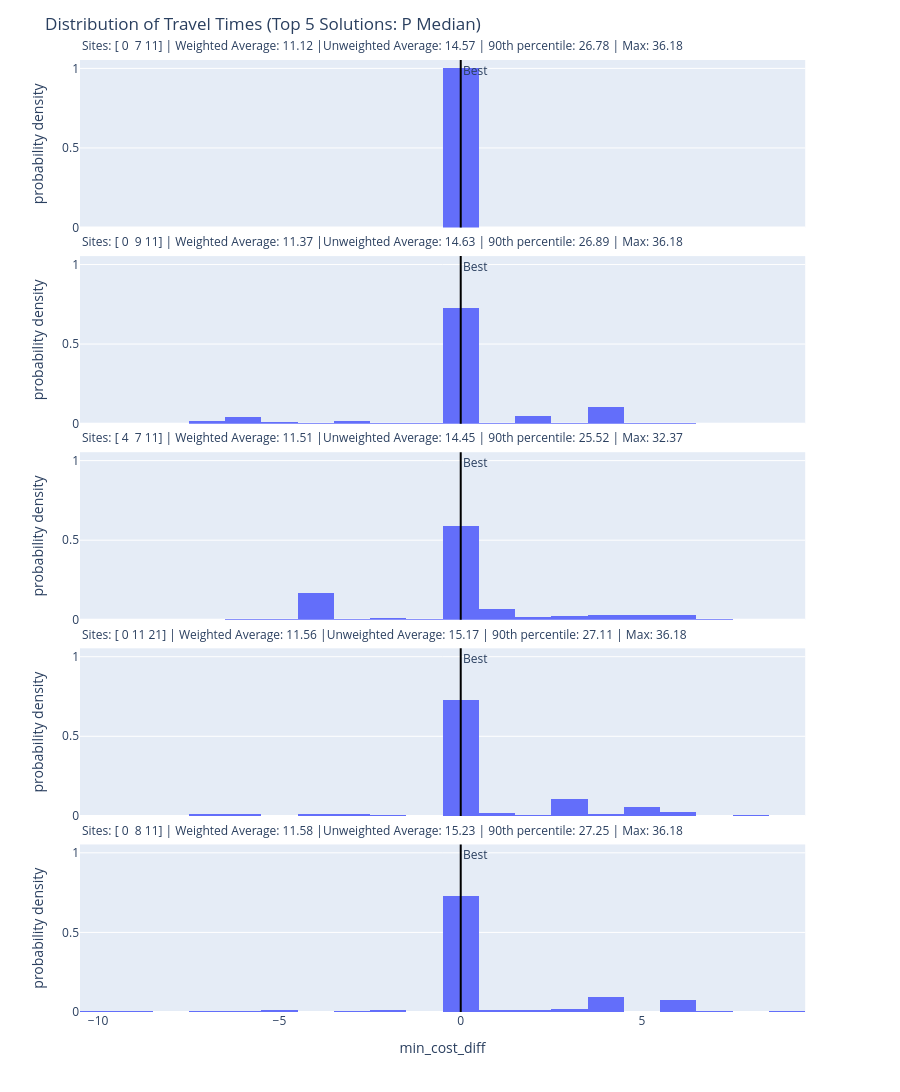

The cell this chart's notebook holds for it:
### Markdown cell above
How did the top 5 compare?

### Code cell
solution_3.plot_travel_time_distribution(top_n=5, compare_to_best=True)

### Figure 1 — Plotly figure (JSON) as saved in the notebook; plotly's stock layout.template omitted (floating-point values rounded to 4 significant figures; data arrays with more than 128 entries replaced by an {"elided": "..."} marker saying what was removed)
{"data": [{"bingroup": "x", "histnorm": "probability density", "hovertemplate": "label=Sites: [ 0  7 11] | Weighted Average: 11.12 |Unweighted Average: 14.57 | 90th percentile: 26.78 | Max: 36.18<br>min_cost_diff=%{x}<br>probability density=%{y}<extra></extra>", "legendgroup": "", "marker": {"color": "#636efa", "pattern": {"shape": ""}}, "name": "", "nbinsx": 30, "orientation": "v", "showlegend": false, "type": "histogram", "x": {"elided": "278 float values"}, "xaxis": "x5", "yaxis": "y5"}, {"bingroup": "x", "histnorm": "probability density", "hovertemplate": "label=Sites: [ 0  9 11] | Weighted Average: 11.37 |Unweighted Average: 14.63 | 90th percentile: 26.89 | Max: 36.18<br>min_cost_diff=%{x}<br>probability density=%{y}<extra></extra>", "legendgroup": "", "marker": {"color": "#636efa", "pattern": {"shape": ""}}, "name": "", "nbinsx": 30, "orientation": "v", "showlegend": false, "type": "histogram", "x": {"elided": "278 float values"}, "xaxis": "x4", "yaxis": "y4"}, {"bingroup": "x", "histnorm": "probability density", "hovertemplate": "label=Sites: [ 4  7 11] | Weighted Average: 11.51 |Unweighted Average: 14.45 | 90th percentile: 25.52 | Max: 32.37<br>min_cost_diff=%{x}<br>probability density=%{y}<extra></extra>", "legendgroup": "", "marker": {"color": "#636efa", "pattern": {"shape": ""}}, "name": "", "nbinsx": 30, "orientation": "v", "showlegend": false, "type": "histogram", "x": {"elided": "278 float values"}, "xaxis": "x3", "yaxis": "y3"}, {"bingroup": "x", "histnorm": "probability density", "hovertemplate": "label=Sites: [ 0 11 21] | Weighted Average: 11.56 |Unweighted Average: 15.17 | 90th percentile: 27.11 | Max: 36.18<br>min_cost_diff=%{x}<br>probability density=%{y}<extra></extra>", "legendgroup": "", "marker": {"color": "#636efa", "pattern": {"shape": ""}}, "name": "", "nbinsx": 30, "orientation": "v", "showlegend": false, "type": "histogram", "x": {"elided": "278 float values"}, "xaxis": "x2", "yaxis": "y2"}, {"bingroup": "x", "histnorm": "probability density", "hovertemplate": "label=Sites: [ 0  8 11] | Weighted Average: 11.58 |Unweighted Average: 15.23 | 90th percentile: 27.25 | Max: 36.18<br>min_cost_diff=%{x}<br>probability density=%{y}<extra></extra>", "legendgroup": "", "marker": {"color": "#636efa", "pattern": {"shape": ""}}, "name": "", "nbinsx": 30, "orientation": "v", "showlegend": false, "type": "histogram", "x": {"elided": "278 float values"}, "xaxis": "x", "yaxis": "y"}], "layout": {"annotations": [{"showarrow": false, "text": "Sites: [ 0  8 11] | Weighted Average: 11.58 |Unweighted Average: 15.23 | 90th percentile: 27.25 | Max: 36.18", "textangle": 0, "x": 0, "xanchor": "left", "xref": "paper", "y": 0.18, "yanchor": "bottom", "yref": "paper"}, {"showarrow": false, "text": "Sites: [ 0 11 21] | Weighted Average: 11.56 |Unweighted Average: 15.17 | 90th percentile: 27.11 | Max: 36.18", "textangle": 0, "x": 0, "xanchor": "left", "xref": "paper", "y": 0.386, "yanchor": "bottom", "yref": "paper"}, {"showarrow": false, "text": "Sites: [ 4  7 11] | Weighted Average: 11.51 |Unweighted Average: 14.45 | 90th percentile: 25.52 | Max: 32.37", "textangle": 0, "x": 0, "xanchor": "left", "xref": "paper", "y": 0.592, "yanchor": "bottom", "yref": "paper"}, {"showarrow": false, "text": "Sites: [ 0  9 11] | Weighted Average: 11.37 |Unweighted Average: 14.63 | 90th percentile: 26.89 | Max: 36.18", "textangle": 0, "x": 0, "xanchor": "left", "xref": "paper", "y": 0.798, "yanchor": "bottom", "yref": "paper"}, {"showarrow": false, "text": "Sites: [ 0  7 11] | Weighted Average: 11.12 |Unweighted Average: 14.57 | 90th percentile: 26.78 | Max: 36.18", "textangle": 0, "x": 0, "xanchor": "left", "xref": "paper", "y": 1.004, "yanchor": "bottom", "yref": "paper"}, {"showarrow": false, "text": "Best", "x": 0, "xanchor": "left", "xref": "x", "y": 1, "yanchor": "top", "yref": "y domain"}, {"showarrow": false, "text": "Best", "x": 0, "xanchor": "left", "xref": "x2", "y": 1, "yanchor": "top", "yref": "y2 domain"}, {"showarrow": false, "text": "Best", "x": 0, "xanchor": "left", "xref": "x3", "y": 1, "yanchor": "top", "yref": "y3 domain"}, {"showarrow": false, "text": "Best", "x": 0, "xanchor": "left", "xref": "x4", "y": 1, "yanchor": "top", "yref": "y4 domain"}, {"showarrow": false, "text": "Best", "x": 0, "xanchor": "left", "xref": "x5", "y": 1, "yanchor": "top", "yref": "y5 domain"}], "barmode": "relative", "height": 1250, "legend": {"tracegroupgap": 0}, "margin": {"t": 60}, "shapes": [{"line": {"color": "black", "width": 2}, "type": "line", "x0": 0, "x1": 0, "xref": "x", "y0": 0, "y1": 1, "yref": "y domain"}, {"line": {"color": "black", "width": 2}, "type": "line", "x0": 0, "x1": 0, "xref": "x2", "y0": 0, "y1": 1, "yref": "y2 domain"}, {"line": {"color": "black", "width": 2}, "type": "line", "x0": 0, "x1": 0, "xref": "x3", "y0": 0, "y1": 1, "yref": "y3 domain"}, {"line": {"color": "black", "width": 2}, "type": "line", "x0": 0, "x1": 0, "xref": "x4", "y0": 0, "y1": 1, "yref": "y4 domain"}, {"line": {"color": "black", "width": 2}, "type": "line", "x0": 0, "x1": 0, "xref": "x5", "y0": 0, "y1": 1, "yref": "y5 domain"}], "title": {"text": "Distribution of Travel Times (Top 5 Solutions: P Median)"}, "xaxis": {"anchor": "y", "domain": [0, 0.98], "title": {"text": "min_cost_diff"}}, "xaxis2": {"anchor": "y2", "domain": [0, 0.98], "matches": "x", "showticklabels": false}, "xaxis3": {"anchor": "y3", "domain": [0, 0.98], "matches": "x", "showticklabels": false}, "xaxis4": {"anchor": "y4", "domain": [0, 0.98], "matches": "x", "showticklabels": false}, "xaxis5": {"anchor": "y5", "domain": [0, 0.98], "matches": "x", "showticklabels": false}, "yaxis": {"anchor": "x", "domain": [0, 0.176], "title": {"text": "probability density"}}, "yaxis2": {"anchor": "x2", "domain": [0.206, 0.382], "matches": "y", "title": {"text": "probability density"}}, "yaxis3": {"anchor": "x3", "domain": [0.412, 0.588], "matches": "y", "title": {"text": "probability density"}}, "yaxis4": {"anchor": "x4", "domain": [0.618, 0.794], "matches": "y", "title": {"text": "probability density"}}, "yaxis5": {"anchor": "x5", "domain": [0.824, 1], "matches": "y", "title": {"text": "probability density"}}}}
